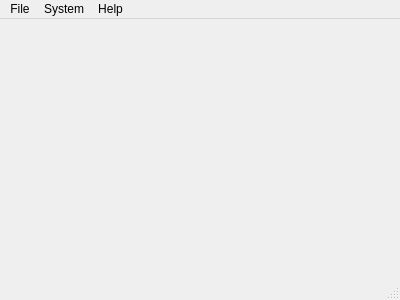
<?xml version="1.0" encoding="UTF-8"?>
<ui version="4.0">
 <class>MainWindow</class>
 <widget class="QMainWindow" name="MainWindow">
  <property name="geometry">
   <rect>
    <x>0</x>
    <y>0</y>
    <width>400</width>
    <height>300</height>
   </rect>
  </property>
  <property name="windowTitle">
   <string>Rocket2014</string>
  </property>
  <widget class="QWidget" name="centralWidget">
   <layout class="QVBoxLayout" name="verticalLayout">
    <item>
     <layout class="QHBoxLayout" name="mainLayout">
      <item>
       <layout class="QVBoxLayout" name="debugLayout"/>
      </item>
     </layout>
    </item>
   </layout>
  </widget>
  <widget class="QMenuBar" name="menuBar">
   <property name="geometry">
    <rect>
     <x>0</x>
     <y>0</y>
     <width>400</width>
     <height>21</height>
    </rect>
   </property>
   <widget class="QMenu" name="menuFile">
    <property name="title">
     <string>File</string>
    </property>
    <addaction name="actionLoad_ROM"/>
    <addaction name="separator"/>
    <addaction name="actionQuit"/>
   </widget>
   <widget class="QMenu" name="menuSystem">
    <property name="title">
     <string>System</string>
    </property>
    <addaction name="actionReset"/>
    <addaction name="actionHalt"/>
    <addaction name="actionResume"/>
    <addaction name="separator"/>
    <addaction name="actionReset_terminal"/>
    <addaction name="separator"/>
    <addaction name="actionClock_at_7_MHz"/>
    <addaction name="actionClock_at_20_MHz"/>
    <addaction name="separator"/>
    <addaction name="action32K_RAM_32K_ROM"/>
    <addaction name="action64K_RAM"/>
    <addaction name="separator"/>
    <addaction name="actionLocal_echo"/>
   </widget>
   <widget class="QMenu" name="menuHelp">
    <property name="title">
     <string>Help</string>
    </property>
    <addaction name="actionAbout"/>
   </widget>
   <addaction name="menuFile"/>
   <addaction name="menuSystem"/>
   <addaction name="menuHelp"/>
  </widget>
  <widget class="QStatusBar" name="statusBar"/>
  <action name="actionLoad_ROM">
   <property name="text">
    <string>Load ROM</string>
   </property>
  </action>
  <action name="actionQuit">
   <property name="text">
    <string>Quit</string>
   </property>
  </action>
  <action name="actionReset">
   <property name="text">
    <string>Reset</string>
   </property>
  </action>
  <action name="actionHalt">
   <property name="text">
    <string>Halt</string>
   </property>
  </action>
  <action name="actionResume">
   <property name="text">
    <string>Resume</string>
   </property>
  </action>
  <action name="actionReset_terminal">
   <property name="text">
    <string>Reset terminal</string>
   </property>
  </action>
  <action name="actionAbout">
   <property name="text">
    <string>About</string>
   </property>
  </action>
  <action name="actionClock_at_7_MHz">
   <property name="checkable">
    <bool>true</bool>
   </property>
   <property name="text">
    <string>Clock at 7 MHz</string>
   </property>
  </action>
  <action name="actionClock_at_20_MHz">
   <property name="checkable">
    <bool>true</bool>
   </property>
   <property name="text">
    <string>Clock at 20 MHz</string>
   </property>
  </action>
  <action name="action32K_RAM_32K_ROM">
   <property name="checkable">
    <bool>true</bool>
   </property>
   <property name="text">
    <string>8K ROM + 32K RAM</string>
   </property>
   <property name="toolTip">
    <string>32K ROM + 32K RAM</string>
   </property>
  </action>
  <action name="action64K_RAM">
   <property name="checkable">
    <bool>true</bool>
   </property>
   <property name="text">
    <string>64K RAM</string>
   </property>
  </action>
  <action name="actionLocal_echo">
   <property name="checkable">
    <bool>true</bool>
   </property>
   <property name="text">
    <string>Local terminal echo</string>
   </property>
  </action>
 </widget>
 <layoutdefault spacing="6" margin="11"/>
 <resources/>
 <connections/>
</ui>
